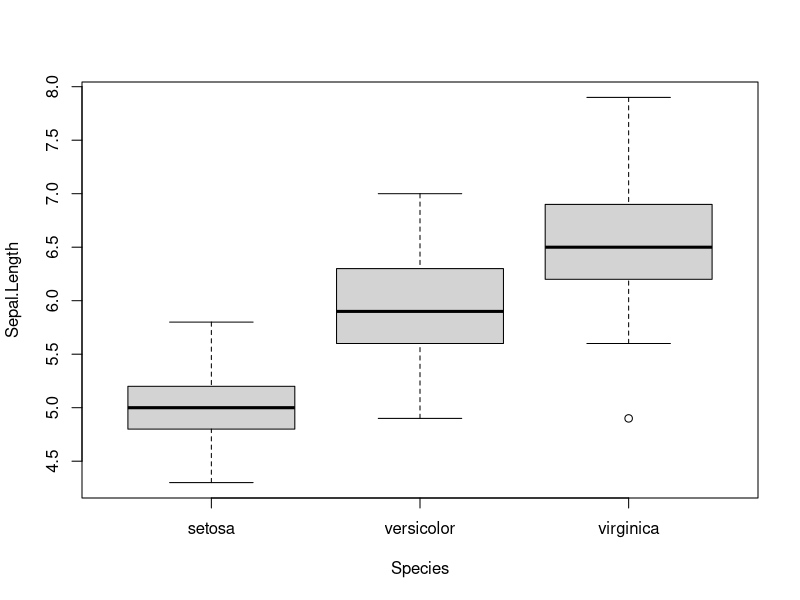

Recreate this plot in R.
## ---- chunk 1
knitr::opts_chunk$set(echo = TRUE)
## ---- chunk 2
plot(Sepal.Length~Species, data=iris)
